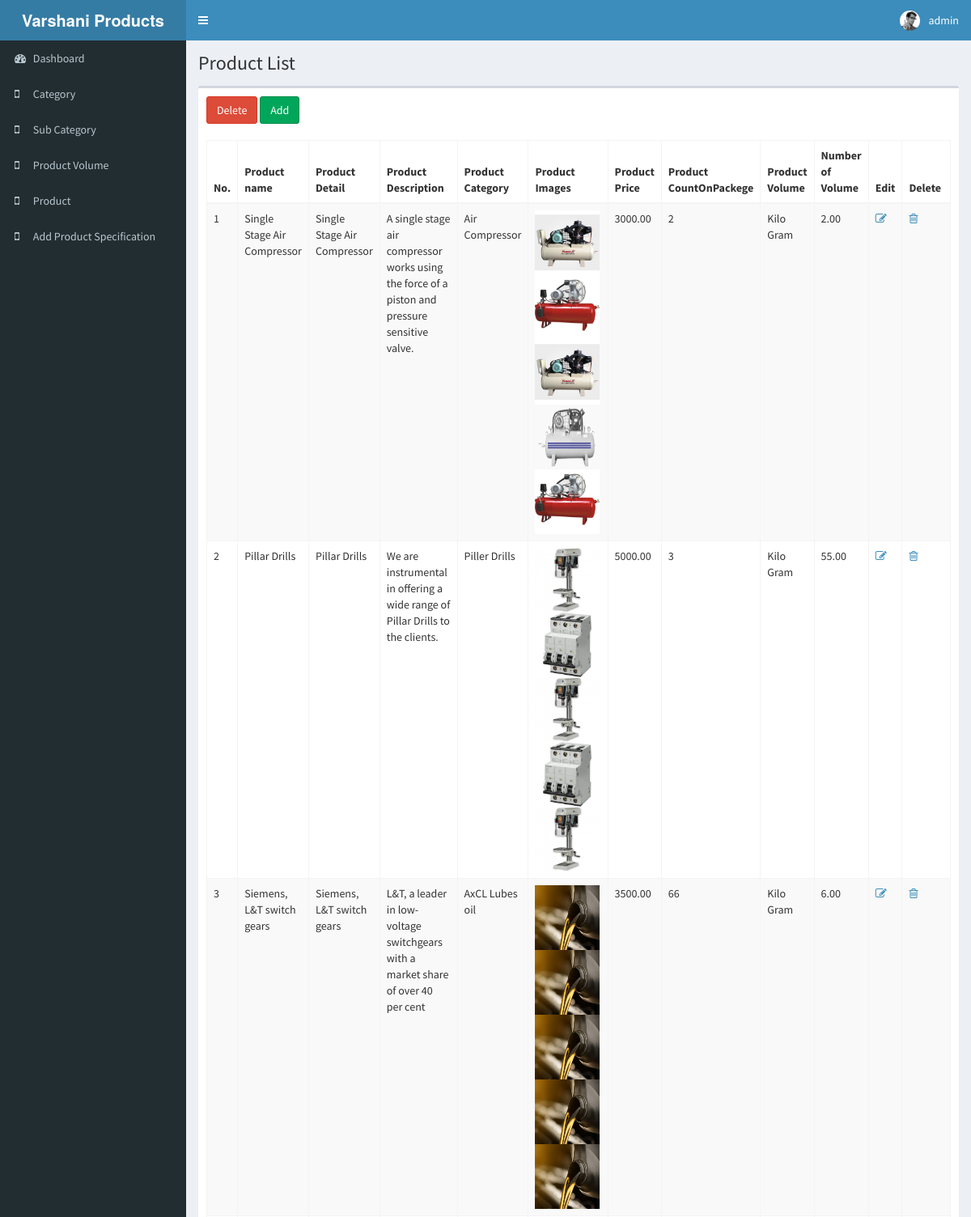
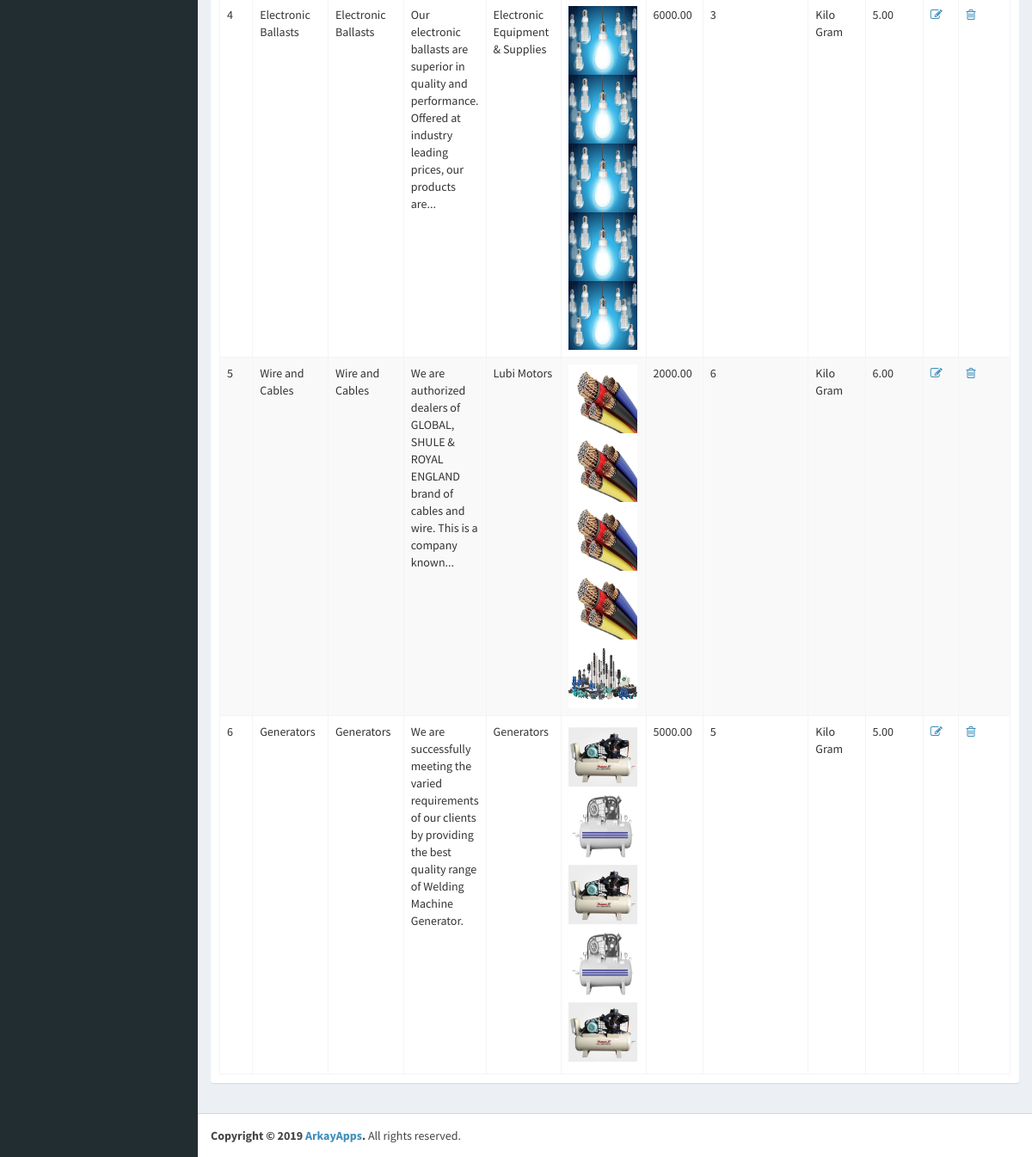
/product.php (signed in), run on the app's committed database (2 pictures, top to bottom).
### tables this page shows
CREATE TABLE `product` (
  `ProID` int(11) NOT NULL,
  `ProName` varchar(500) NOT NULL,
  `ProDetail` text NOT NULL,
  `ProDes` text NOT NULL,
  `ProImg1` varchar(255) NOT NULL,
  `ProImg2` varchar(255) NOT NULL,
  `ProImg3` varchar(255) NOT NULL,
  `ProImg4` varchar(255) NOT NULL,
  `ThumbnailImg` varchar(255) NOT NULL,
  `CategoryID` int(11) NOT NULL,
  `ProPrice` double(10,2) DEFAULT NULL,
  `SubCateID` int(11) DEFAULT NULL,
  `NoOfCountOnPackage` int(11) NOT NULL,
  `ProVolID` int(11) NOT NULL,
  `NoOfValume` double(10,2) DEFAULT NULL
);

CREATE TABLE `category` (
  `CategoryID` int(11) NOT NULL,
  `CategoryName` varchar(255) NOT NULL,
  `CatImg` varchar(255) NOT NULL,
  `CatDis` text NOT NULL,
  `isheader` varchar(20) NOT NULL DEFAULT 'false'
);

CREATE TABLE `product_volume` (
  `ProVolID` int(11) NOT NULL,
  `ProValName` varchar(255) NOT NULL
);

### include/config.php (called while the page is built, shortened)
<?php
class DbConnect {
    public $link;
    function __construct() {
        $DatabHost = ENVOIRNMENT == 'local' ? LOCAL_DB_SERVER : DB_SERVER;
        $DatabUser = ENVOIRNMENT == 'local' ? LOCAL_DB_SERVER_USERNAME : DB_SERVER_USERNAME;
        $DatabPassword = ENVOIRNMENT == 'local' ? LOCAL_DB_SERVER_PASSWORD : DB_SERVER_PASSWORD;
        $DatabName = ENVOIRNMENT == 'local' ? LOCAL_DB_DATABASE : DB_DATABASE;
        $this->link = @mysqli_connect($DatabHost, $DatabUser, $DatabPassword, $DatabName);
    }
    function Query($sql) {
        $sql = trim($sql);
        $result = mysqli_query($this->link, $sql) or die(mysqli_error($this->link));
        return $result;
    }
}
$dbc = new DbConnect();

### product.php (the view, shortened to what this page needs)
<?php
include('include/header.php');
include('include/left.php');
?>
<div class="content-wrapper">
    <section class="content-header">
        <h1>Product List</h1>
    </section>
    <div class="content">
        <div class="row">
            <div class="col-xs-12">
                <div class="box">
                    <div class="box-header">
                        <a href="javascript:;" class="btn btn-danger deleteall" onclick="checkChecked()">Delete</a>
                        <a href="add_product.php" class="btn btn-success">Add</a>
                    </div>
                    <div class="box-body">
                        <table id="example2" class="table table-bordered table-striped">
                            <thead>
                            <tr>
                                <th>No.</th>
                                <th>Product name</th>
                                <th>Product Detail</th>
                                <th>Product Description</th>
                                <th>Product Category</th>
                                <th>Product Images</th>
                                <th>Product Price</th>
                                <th>Product CountOnPackege</th>
                                <th>Product Volume</th>
                                <th>Number of Volume</th>
                                <th>Edit</th>
                                <th>Delete&nbsp;</th>
                            </tr>
                            </thead>
                            <tbody>
                            <?php
                            $Srno = 0;
                            $query = "SELECT * FROM product join category on product.CategoryID=category.CategoryID join product_volume on product.ProVolID=product_volume.ProVolID ";
                            $result = $dbc->Query($query);
                            if ($result->num_rows > 0) {
                                while ($row = $result->fetch_assoc()) {
                                    $Srno++;
                                    ?>
                                    <tr>
                                        <td style="width:50px"><?php echo $Srno;     ?></td>
                                        <td style="width:50px"><?php echo $row['ProName']; ?></td>
                                        <td style="width:50px"><?php echo $row['ProDetail']; ?></td>
                                        <td style="width:50px"><?php echo $row['ProDes']; ?></td>
                                        <td style="width:50px"><?php echo $row['CategoryName']; ?> </td>
                                        <td style="width:650px"> <img src="images/product/<?php echo $row['ProImg1'];?>"  height="80" width="80">
                                            <img src="images/product/<?php echo $row['ProImg2'];?>"  height="80" width="80">
                                            <img src="images/product/<?php echo $row['ProImg3'];?>"  height="80" width="80">
                                            <img src="images/product/<?php echo $row['ProImg4'];?>"  height="80" width="80">
                                            <img src="images/product/<?php echo $row['ThumbnailImg'];?>"  height="80" width="80">
                                        </td>
                                        <td style="width:50px"><?php echo $row['ProPrice']; ?></td>
                                        <td style="width:50px"><?php echo $row['NoOfCountOnPackage']; ?></td>
                                        <td style="width:50px"><?php echo $row['ProValName']; ?></td>
                                        <td style="width:50px"><?php echo $row['NoOfValume']; ?></td>
                                       <td style="width:50px"><a href="add_product.php?id=<?php echo $row['ProID']; ?>"><i class="fa fa-edit"></i></a></td>
                                        <td style="width:100px"><a href="product.php?id_delete=<?php echo $row['ProID']; ?>"><i class="fa fa-trash-o"></i></a></td>
                                    </tr>
                                <?php } }
                          ?>
                            </tbody>
                        </table>
                    </div>
                </div>
            </div>
        </div>
    </div>
</div>
<?php
include('include/footer.php');
?>

### include/header.php (shortened to what this page needs)
<?php
    include("include/config.php");
 ?>
<!DOCTYPE html>
<html>
<head>
  <link rel="stylesheet" href="assets/css/bootstrap.min.css">
  <link rel="stylesheet" href="assets/css/font-awesome.min.css">
  <link rel="stylesheet" href="assets/css/AdminLTE.min.css">
  <link rel="stylesheet" href="assets/css/_all-skins.min.css">
  <link href="https://cdnjs.cloudflare.com/ajax/libs/toastr.js/latest/css/toastr.min.css" rel="stylesheet" />
  <link rel="stylesheet" href="assets/plugin/datatables.net-bs/css/dataTables.bootstrap.min.css">
  <link rel="stylesheet" href="assets/plugin/bootstrap-wysihtml5/bootstrap3-wysihtml5.min.css"/>
</head>
<body class="hold-transition skin-blue sidebar-mini">
<div class="wrapper">
  <header class="main-header">
    <a href="index.php" class="logo">
      <span class="logo-lg"><b><?=APP_NAME?></b></span>
    </a>
    <nav class="navbar navbar-static-top">
      <a href="#" class="sidebar-toggle" data-toggle="push-menu" role="button">
      </a>
      <div class="navbar-custom-menu">
        <ul class="nav navbar-nav">
          <li class="dropdown user user-menu">
            <a href="#" class="dropdown-toggle" data-toggle="dropdown">
              <img src="assets/img/user2-160x160.jpg" class="user-image" alt="User Image">
              <span>  <?php
                        if(isset($_SESSION['unm']))
                          echo $_SESSION['unm'];
                        else{
                          unset($_SESSION);
                          header("location:index.php");
                          }
                       ?></span>
            </a>
          </li>
        </ul>
      </div>
    </nav>
  </header>

### include/left.php (shortened to what this page needs)
<aside class="main-sidebar">
  <section class="sidebar">
    <?php
      $dashboard = '';
      $category = '';
    $sub_category = '';
    $product_volume = '';
    $product = '';
    $product_specification = '';
     ?>
    <ul class="sidebar-menu" data-widget="tree">
      <li class="<?=$dashboard?>">
        <a href="dashboard.php">
          <i class="fa fa-dashboard"></i> <span>Dashboard</span>
        </a>
      </li>
      <li class="<?=$category?>">
        <a href="category.php">
          <i class="fa  fa-mobile-phone"></i> <span>Category</span>
        </a>
      </li>
        <li class="<?=$sub_category?>">
            <a href="sub_category.php">
                <i class="fa  fa-mobile-phone"></i> <span>Sub Category</span>
            </a>
        </li>
        <li class="<?=$product_volume?>">
            <a href="product_volume.php">
                <i class="fa  fa-mobile-phone"></i> <span>Product Volume</span>
            </a>
        </li>
        <li class="<?=$product?>">
            <a href="product.php">
                <i class="fa  fa-mobile-phone"></i> <span>Product</span>
            </a>
        </li>
        <li class="<?=$product_specification?>">
            <a href="add_specification.php">
                <i class="fa  fa-mobile-phone"></i> <span>Add Product Specification</span>
            </a>
        </li>
    </ul>
  </section>
</aside>

### include/footer.php (shortened to what this page needs)
<footer class="main-footer">
    <strong>Copyright &copy; <?= date('Y') ?> <a href="javascript:;">ArkayApps</a>.</strong> All rights
    reserved.
</footer>
</div>
</body>
</html>

### data on the page
product: ProName "Single Stage Air Compressor", ProDetail "Single Stage Air Compressor", ProDes "A single stage air compressor works using the force of a piston and pressure sensitive valve.", CategoryID.CategoryName "Air Compressor", ProImg1 (picture), ProImg2 (picture), ProImg3 (picture), ProImg4 (picture), ThumbnailImg (picture), ProPrice "3000.00", NoOfCountOnPackage "2", ProVolID.ProValName "Kilo Gram", NoOfValume "2.00"
product: ProName "Pillar Drills", ProDetail "Pillar Drills", ProDes "We are instrumental in offering a wide range of Pillar Drills to the clients.", CategoryID.CategoryName "Piller Drills", ProImg1 (picture), ProImg2 (picture), ProImg3 (picture), ProImg4 (picture), ThumbnailImg (picture), ProPrice "5000.00", NoOfCountOnPackage "3", ProVolID.ProValName "Kilo Gram", NoOfValume "55.00"
product: ProName "Siemens, L&T switch gears", ProDetail "Siemens, L&T switch gears", ProDes "L&T, a leader in low-voltage switchgears with a market share of over 40 per cent", CategoryID.CategoryName "AxCL Lubes oil", ProImg1 (picture), ProImg2 (picture), ProImg3 (picture), ProImg4 (picture), ThumbnailImg (picture), ProPrice "3500.00", NoOfCountOnPackage "66", ProVolID.ProValName "Kilo Gram", NoOfValume "6.00"
product: ProName "Electronic Ballasts", ProDetail "Electronic Ballasts", ProDes "Our electronic ballasts are superior in quality and performance. Offered at industry leading prices, our products are...", CategoryID.CategoryName "Electronic Equipment & Supplies", ProImg1 (picture), ProImg2 (picture), ProImg3 (picture), ProImg4 (picture), ThumbnailImg (picture), ProPrice "6000.00", NoOfCountOnPackage "3", ProVolID.ProValName "Kilo Gram", NoOfValume "5.00"
product: ProName "Wire and Cables", ProDetail "Wire and Cables", ProDes "We are authorized dealers of GLOBAL, SHULE & ROYAL ENGLAND brand of cables and wire. This is a company known...", CategoryID.CategoryName "Lubi Motors", ProImg1 (picture), ProImg2 (picture), ProImg3 (picture), ProImg4 (picture), ThumbnailImg (picture), ProPrice "2000.00", NoOfCountOnPackage "6", ProVolID.ProValName "Kilo Gram", NoOfValume "6.00"
product: ProName "Generators", ProDetail "Generators", ProDes "We are successfully meeting the varied requirements of our clients by providing the best quality range of Welding Machine Generator.", CategoryID.CategoryName "Generators", ProImg1 (picture), ProImg2 (picture), ProImg3 (picture), ProImg4 (picture), ThumbnailImg (picture), ProPrice "5000.00", NoOfCountOnPackage "5", ProVolID.ProValName "Kilo Gram", NoOfValume "5.00"

### other printed values
APP_NAME "Varshani Products"
$_SESSION['unm'] "admin"
